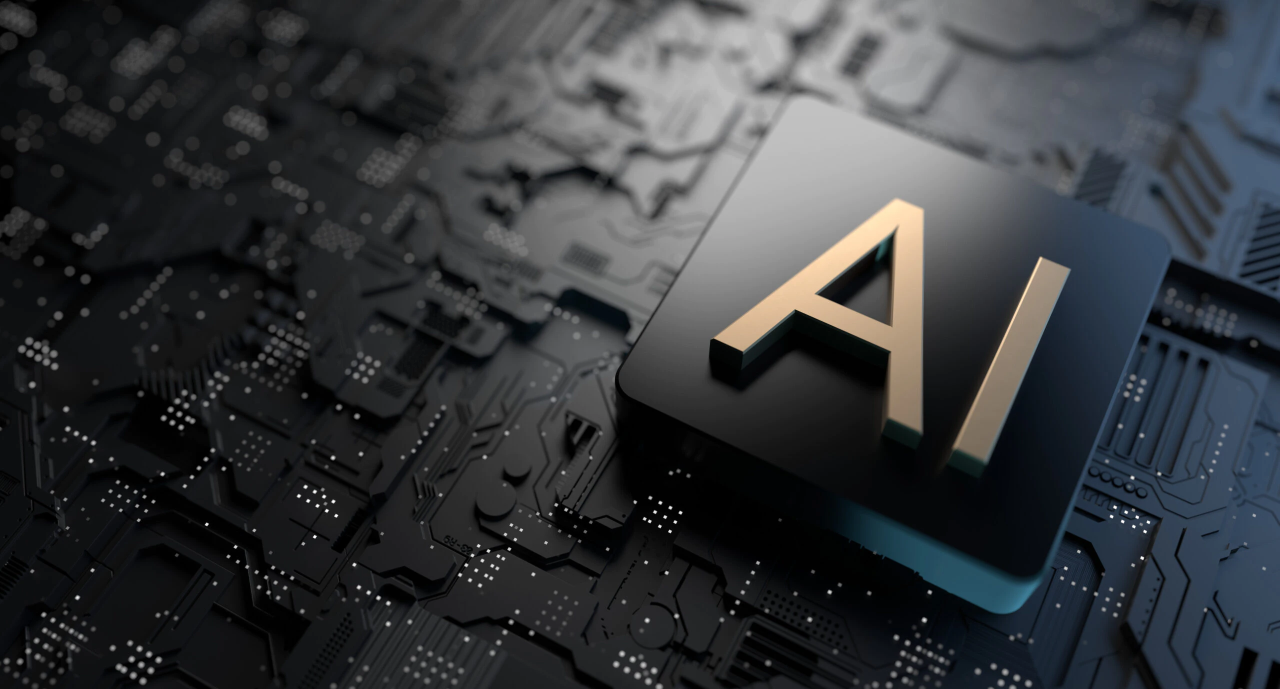
#> input picture Digital_Image_Processing/images/ai.webp, 2560 x 1378 px (shown at 1/2 size)
$ python Warpperspective.py
#> lines starting #> are read from the running program, lines starting #| are printed output that depends on the picture
import cv2
import numpy as np

def handle_mouse(event, x, y, flag, params):
    global counter

    if counter < 4:
        if event == cv2.EVENT_LBUTTONDOWN:
            pt1[counter] = x, y
            cv2.circle(img, (x, y), 5, (0, 0, 255), cv2.FILLED)
            cv2.imshow("Sayed", img)
            counter += 1
    else:
        matrix = cv2.getPerspectiveTransform(pt1, pt2)
        output_img = cv2.warpPerspective(img, matrix, (w, h))
        cv2.imshow("Warpped image", output_img)


if __name__ == "__main__":
    # Declare some required variable
    w, h = 200, 200
    counter = 0
    pt1 = np.zeros((4, 2), dtype=np.float32)
    pt2 = np.array([[0, 0], [w, 0], [0, h], [w, h]], dtype=np.float32)

    # Load the image
    img = cv2.imread("./images/ai.webp")
#> img is the input picture: shape (1378, 2560, 3); mean B, G, R 59.1, 56, 53.2
    img = cv2.resize(img, (600, 600))
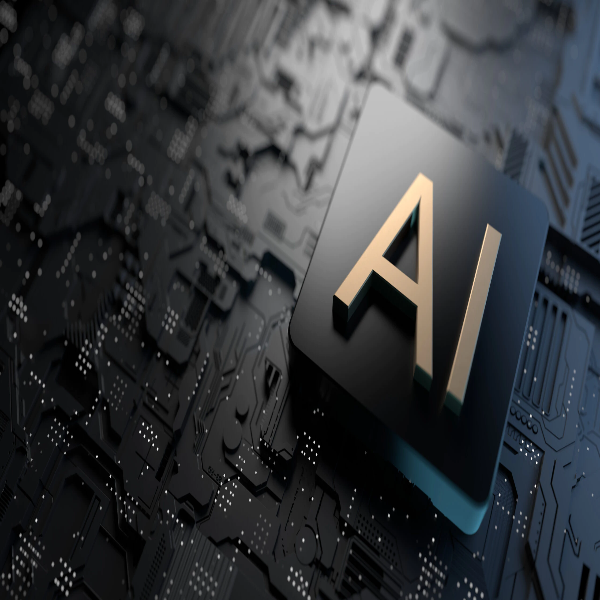
#> img: shape (600, 600, 3); mean B, G, R 59, 55.9, 53.1
    cv2.imshow("Sayed", img)

    # Set Mouse Callback
    cv2.setMouseCallback("Sayed", handle_mouse)
    cv2.waitKey(0)

$ run again, with Digital_Image_Processing/images/eye.jpeg saved as Digital_Image_Processing/images/ai.webp
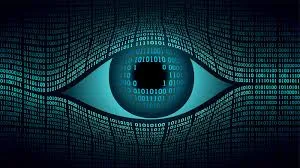
#> input picture Digital_Image_Processing/images/eye.jpeg, 300 x 168 px
#> img is the input picture: shape (168, 300, 3); mean B, G, R 51, 41, 15.6
#> `img = cv2.resize(img, (600, 600))`:
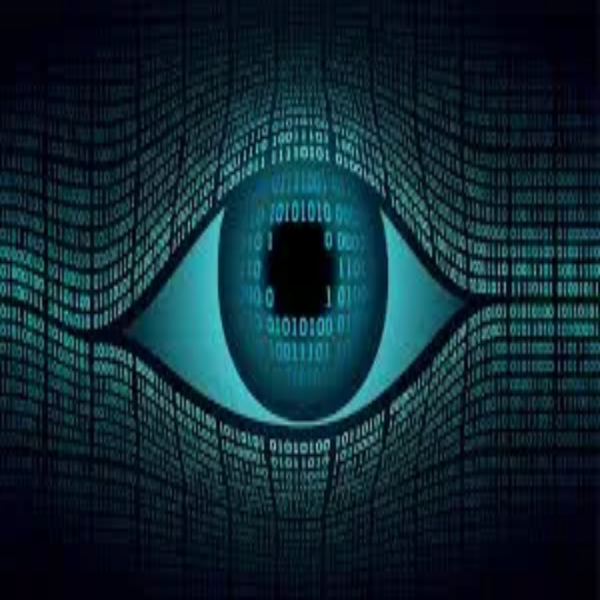
#> img: shape (600, 600, 3); mean B, G, R 50.9, 40.9, 15.5
